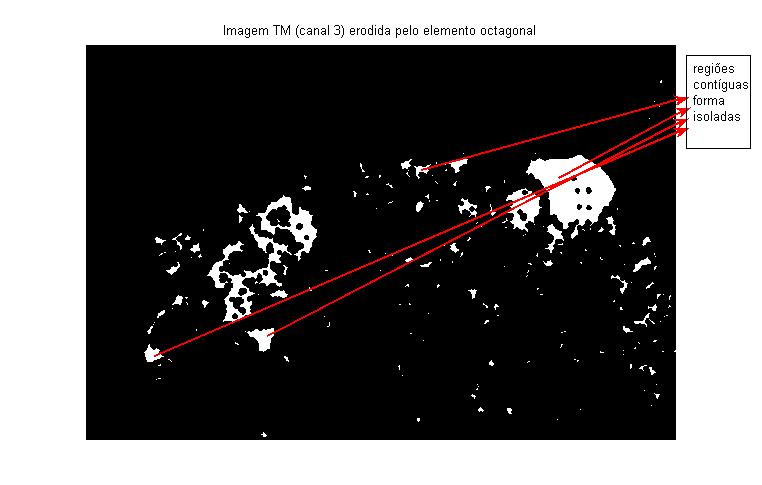
#> input picture Unidade III/Trabalho 01/imagem_erodida.png, 762 x 485 px
$ python Subtrair.py
#> lines starting #> are read from the running program, lines starting #| are printed output that depends on the picture; after the words box and inside, x2 and y2 are one past the last pixel; in counts of white or black regions, pixels touching at a corner belong together
#> the answer given: ../../Unidade III/Trabalho 01/imagem_erodida.png
#> the answer given: ../../Unidade III/Trabalho 01/contornos.png
import cv2
import numpy as np
import os

def carregar_imagem(caminho):
    if not os.path.exists(caminho):
        raise FileNotFoundError(f"Arquivo não encontrado: {caminho}")

    imagem = cv2.imread(caminho)
#> imagem is the input picture: shape (485, 762, 3); mean B, G, R 100.5, 100.5, 102.3
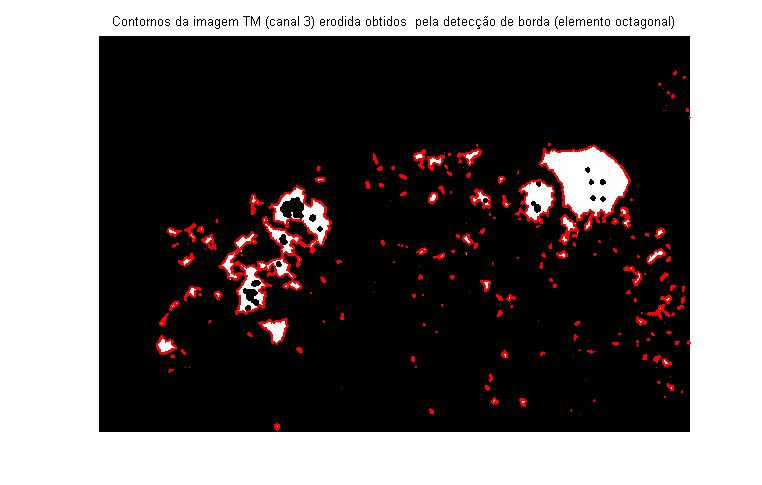
#> input picture Unidade III/Trabalho 01/contornos.png, 762 x 485 px
#> in carregar_imagem, imagem is the input picture: shape (485, 762, 3); mean B, G, R 98.5, 98.3, 103.4
    if imagem is None:
        raise ValueError(f"Não foi possível ler a imagem: {caminho}")
    return imagem

def subtrair_imagens(imagem_antes, imagem_depois):
    if imagem_antes.shape != imagem_depois.shape:
        imagem_depois = cv2.resize(imagem_depois, (imagem_antes.shape[1], imagem_antes.shape[0]))

    imagem_diferenca = cv2.absdiff(imagem_antes, imagem_depois)
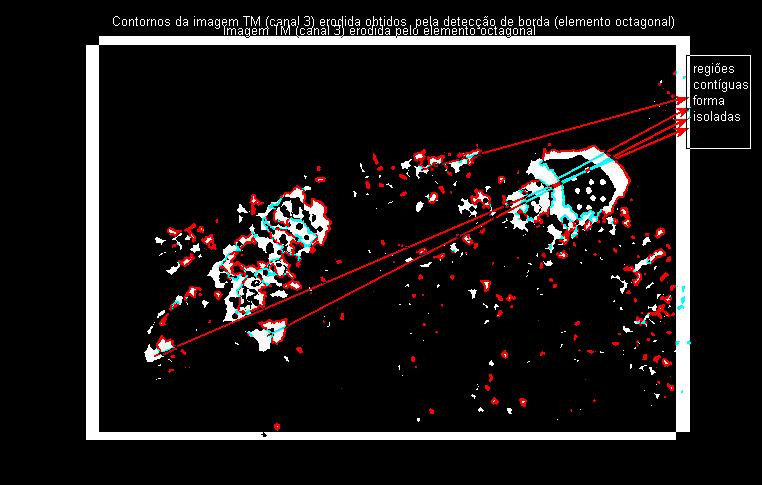
#> imagem_diferenca: shape (485, 762, 3); mean B, G, R 24.8, 24.6, 28.9
    imagem_diferenca_cinza = cv2.cvtColor(imagem_diferenca, cv2.COLOR_BGR2GRAY)
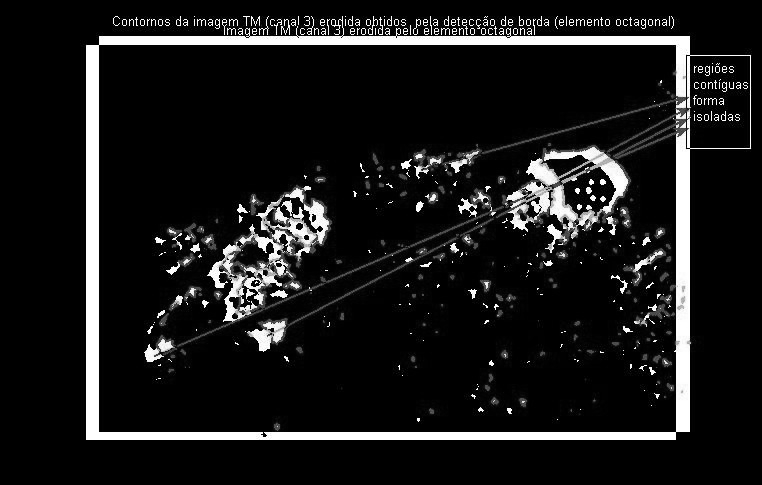
#> imagem_diferenca_cinza: shape (485, 762); min 0, max 255, mean 25.9
    _, imagem_binaria = cv2.threshold(imagem_diferenca_cinza, 50, 255, cv2.THRESH_BINARY)
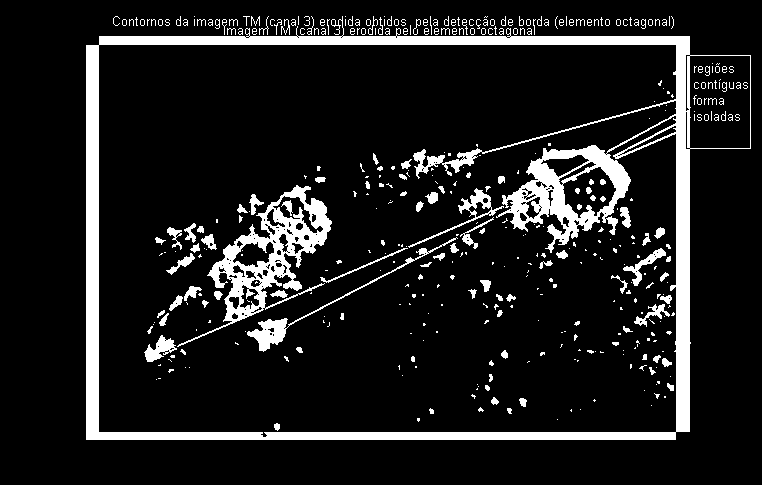
#> imagem_binaria: shape (485, 762); 11.7% white; 430 white regions (318 under 20 px), largest, box (x1, y1, x2, y2) and area: (86, 16, 751, 440) 27280, (177, 185, 332, 347) 5656, (247, 237, 458, 352) 1155

    return imagem_diferenca, imagem_binaria

def salvar_imagem(imagem, caminho_saida):
    try:
        sucesso = cv2.imwrite(caminho_saida, imagem)
        if not sucesso:
            raise ValueError("Falha ao salvar a imagem")
    except Exception as e:
        print(f"Erro ao salvar imagem: {e}")

def main():
    caminho_antes = input("Digite o caminho da imagem 'antes': ").strip()
    caminho_depois = input("Digite o caminho da imagem 'depois': ").strip()

    try:
        imagem_antes = carregar_imagem(caminho_antes)
        imagem_depois = carregar_imagem(caminho_depois)

        imagem_diferenca, imagem_binaria = subtrair_imagens(imagem_antes, imagem_depois)

        salvar_imagem(imagem_diferenca, caminho_depois + "_sub.png")

    except Exception as e:
        print(f"Erro: {str(e)}")

if __name__ == "__main__":
    main()
